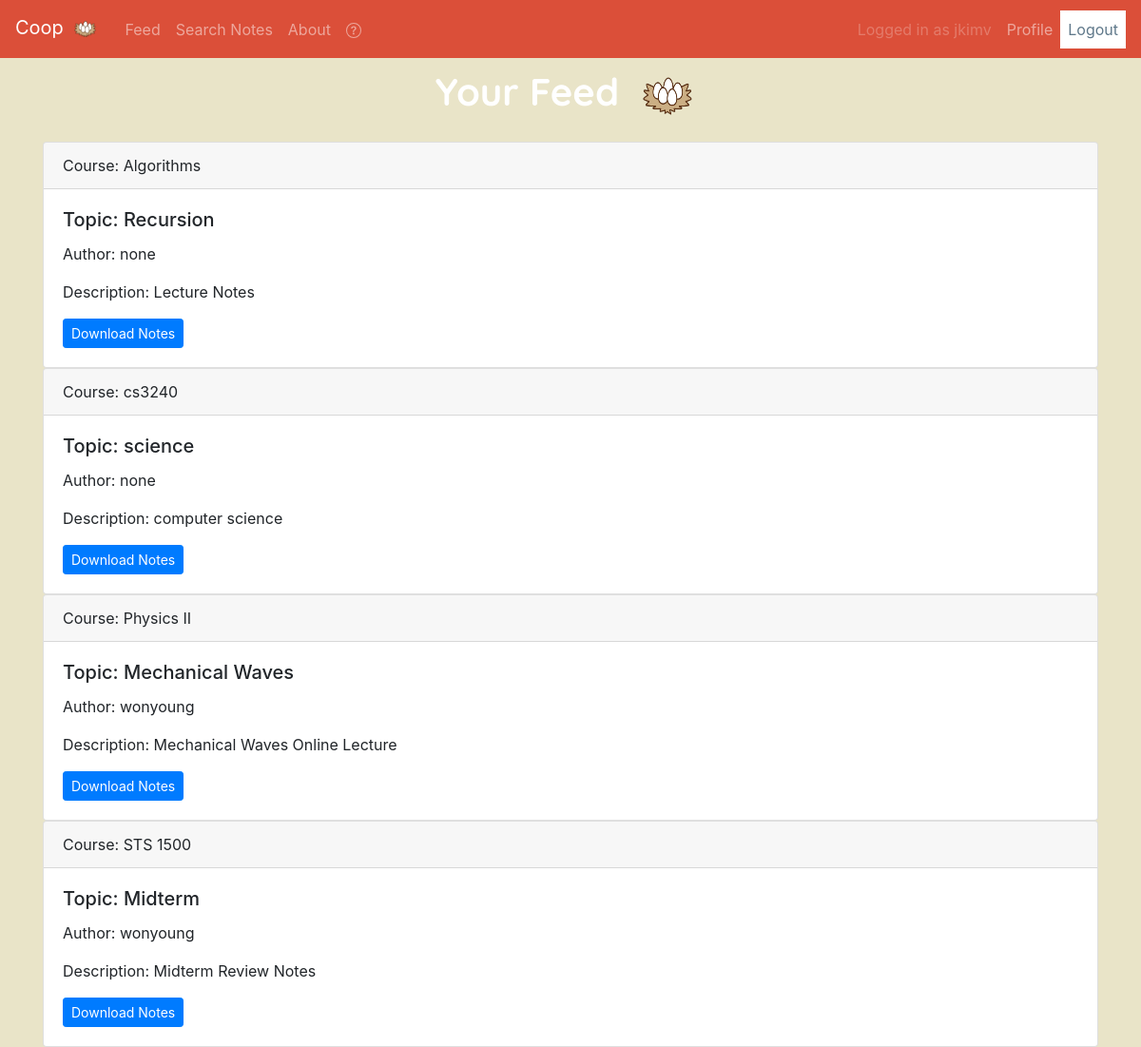
Screenshot of /notes/ (signed in) with the database file from the repository.
### coop/models.py (models this page shows, shortened)
class Notes(models.Model):
    courseName = models.CharField(max_length=100)
    topic = models.CharField(max_length=100)
    description = models.CharField(max_length=1000)
    noteFile = models.FileField(upload_to = 'notes/')
    created_by = models.CharField(max_length=30, default='Anonymous User')

### coop/views.py (the view)
# urls.py: path('notes/', views.notes_list, name='notes_list'),
def notes_list(request):
    notes = Notes.objects.all()
    return render(request, 'coop/notes_list.html', {
        'notes': notes
    })

### coop/templates/coop/notes_list.html (shortened to what this page needs)
{% extends 'coop/base.html' %}
{% load static %}
{% load socialaccount %}
{% block content %}
  <div class="container">
    <h1>
      <center>
        Your Feed
        <img src="{% static 'images/coop.png' %}" width=80px height=80px>
      </center>
    </h1>
  </div>
  {% for note in notes %}
    <div class="container">
      <div class="card">
        <div class="card-header">
          Course: {{note.courseName}}
        </div>
        <div class="card-body">
          <h5 class="card-title">Topic: {{note.topic}}</h5>
          <p class="card-text">Author: {{note.created_by}}</p>
          <p class="card-text">Description: {{note.description}}</p>
          <a href="{{ note.noteFile.url }}" class="btn btn-primary btn-sm">Download Notes</a>
        </div>
      </div>
    </div>
  {% endfor %}
{% endblock %}

### coop/templates/coop/base.html (shortened to what this page needs)
{% load static %}
{% load socialaccount %}
<!DOCTYPE html>
<head>
  <link rel="stylesheet" href="https://stackpath.bootstrapcdn.com/bootstrap/4.3.1/css/bootstrap.min.css"
>
  <link rel="stylesheet" type="text/css" href="{% static 'css/styles.css' %}">
</head>
<body>
  <nav class="navbar navbar-expand-lg navbar-dark" style="background-color: #DB4F39;">
    <a class="navbar-brand" href="/">Coop
      <img src="{% static 'images/coop.png' %}" width = 35px height = 35px >
    </a>
    <div class="collapse navbar-collapse" id="navbarNav">
      <ul class="navbar-nav">
        <li class="nav-item">
          <a class="nav-link" href="notes/">Feed</a>
        </li>
        <li class="nav-item">
          <a class="nav-link" href="feed/">Search Notes</a>
        </li>
        <li class="nav-item">
          <a class="nav-link" href="about/">About</a>
        </li>
        <li class="nav-item">
          <a class="nav-link" href="help/">
          </a>
        </li>
      </div>
        <div class="navbar-nav">
        {% if user.is_authenticated %}
        <a class="nav-link disabled" href="#">Logged in as {{user.username}}</a>
        <a class="nav-item nav-link" href="/profile">Profile</a>
        <a class="nav-item nav-link" href="/logout " style="background-color: white; color: #5f788a ">Logout</a>
        {%endif%}
    </div>
  </nav>
  {% block content %}
  {% endblock %}
</body>
</html>

### coop/static/css/styles.css (style rules this page uses)
body { background-color: rgb(233, 228, 200); }
h1 { font-weight: bold; font-family: Quicksand; color: rgb(255, 255, 255); }

### rows the page displays
Notes: courseName "Algorithms", topic "Recursion", created_by "none", description "Lecture Notes"
Notes: courseName "cs3240", topic "science", created_by "none", description "computer science"
Notes: courseName "Physics II", topic "Mechanical Waves", created_by "wonyoung", description "Mechanical Waves Online Lecture"
Notes: courseName "STS 1500", topic "Midterm", created_by "wonyoung", description "Midterm Review Notes"

### other values shown
{{ user.username }} "jkimv"
